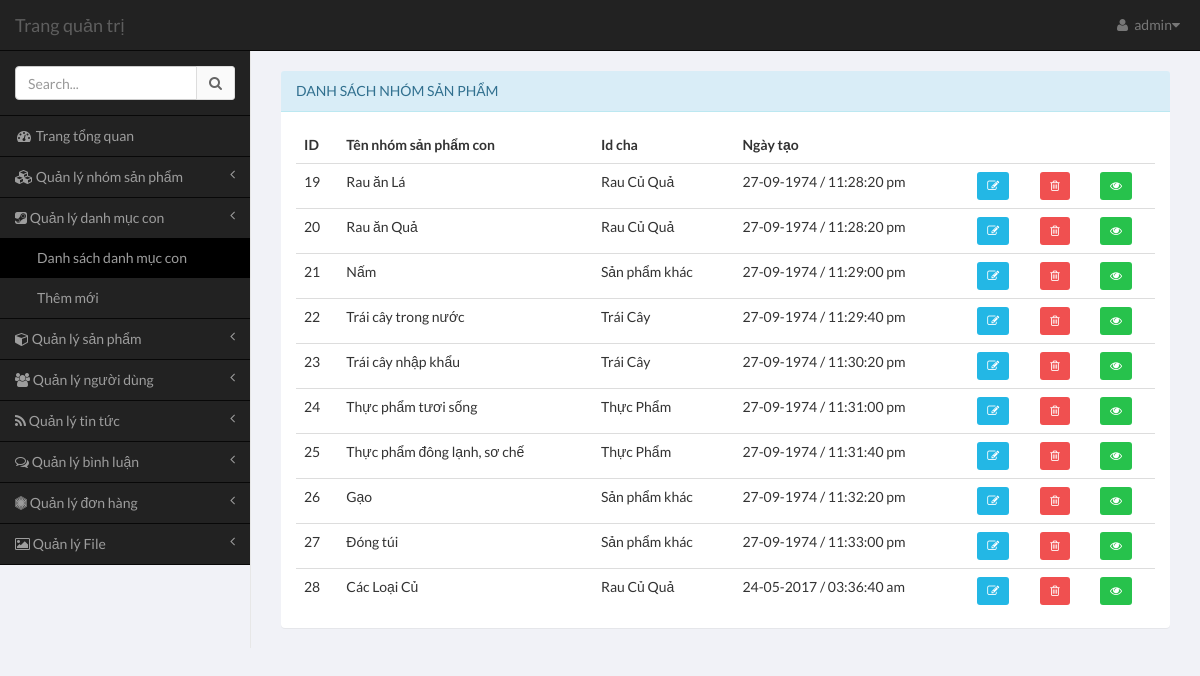
The page /admin/pages/index.php?module=subcate&action=list-subcate (signed in) on the database its author committed.
### tables this page shows
CREATE TABLE `subcategory` (
  `subcate_id` int(11) NOT NULL,
  `subcate_name` varchar(100) NOT NULL,
  `parent_id` int(11) NOT NULL,
  `description` varchar(255) DEFAULT NULL,
  `status` tinyint(6) DEFAULT '1',
  `created_date` int(11) DEFAULT NULL
);

### common/database.php (called while the page is built, shortened)
<?php
$mysqli = mysqli_connect(DB_HOST, DB_USER, DB_PASS, DB_NAME);
mysqli_set_charset($mysqli,"utf8");
function get_all($table,$fiels_name = false,$field_val = false,$limit = false){
	global $mysqli;
	$data = [];
	$sql = "SELECT * FROM $table";
	$res = mysqli_query($mysqli,$sql);
	if ($res && mysqli_num_rows($res)) {
		while ($row = mysqli_fetch_assoc($res)) {
			$data[] = $row;
		}
	}
	return $data;
}
?>

### admin/pages/modules/subcate/list-subcate.php (the view)
<?php
$cats = get_all('subcategory');
?>
<div class="row" >
	<div class="col-xs-12">
		<section class="panel panel-info" style="margin-top: 20px;">
			<header class="panel-heading">
				Danh sách nhóm sản phẩm
			</header>
			<div class="panel-body table-responsive">
				<table class="table table-hover">
					<thead>
						<tr>
							<th>ID</th>
							<th>Tên nhóm sản phẩm con</th>
							<th>Id cha</th>
							<th>Ngày tạo</th>
							<th></th>
							<th></th>
							<th></th>
						</tr>
					</thead>
					<tbody>
						<?php if($cats) :
						foreach ($cats as $row) :
							?>
						<tr>
							<td><?php echo $row['subcate_id']; ?></td>
							<td><?php echo $row['subcate_name']; ?></td>
							<?php if($row['parent_id'] == 1){
								$st = 'Rau Củ Quả' ;
							}else if ($row['parent_id'] == 2) {
								$st = 'Trái Cây' ;
							}else if ($row['parent_id'] == 3) {
								$st = 'Thực Phẩm' ;
							}else  {
								$st = 'Sản phẩm khác' ;
							} ?>
							<td><?php echo $st ?></td>
							<td><?php echo date('d-m-Y / h:i:s a',$row['created_date']); ?></td>
							<td>
								<a href="<?php to('subcate','edit-subcate',$row['subcate_id']) ?>" type="button" class="btn btn-sm btn-info" title="Sửa">
									<i class="fa fa-pencil-square-o"></i>
								</a>
							</td>
							<td>
								<a href="<?php to('subcate','delete-subcate',$row['subcate_id']) ?>" title="Xóa" type="button" class="btn btn-sm btn-danger" onclick="return confirm('Are you sure ? ')">
									<i class="fa fa-trash-o" ></i>
								</a>
							</td>
							<td>
								<a href="<?php to('subcate','view-subcate',$row['subcate_id']) ?>" type="button" class="btn btn-sm btn-success" title="Xem chi tiết">
									<i class="fa fa-eye" ></i>
								</a>
							</td>
						</tr>
					<?php endforeach; endif; ?>
				</tbody>
			</table>
		</div>
	</section>
</div>
</div>

### rows shown on the page
subcategory: subcate_id "19", subcate_name "Rau ăn Lá", parent "Rau Củ Quả", created_date "27-09-1974 / 11:28:20 pm"
subcategory: subcate_id "20", subcate_name "Rau ăn Quả", parent "Rau Củ Quả", created_date "27-09-1974 / 11:28:20 pm"
subcategory: subcate_id "21", subcate_name "Nấm", parent "Sản phẩm khác", created_date "27-09-1974 / 11:29:00 pm"
subcategory: subcate_id "22", subcate_name "Trái cây trong nước", parent "Trái Cây", created_date "27-09-1974 / 11:29:40 pm"
subcategory: subcate_id "23", subcate_name "Trái cây nhập khẩu", parent "Trái Cây", created_date "27-09-1974 / 11:30:20 pm"
subcategory: subcate_id "24", subcate_name "Thực phẩm tươi sống", parent "Thực Phẩm", created_date "27-09-1974 / 11:31:00 pm"
subcategory: subcate_id "25", subcate_name "Thực phẩm đông lạnh, sơ chế", parent "Thực Phẩm", created_date "27-09-1974 / 11:31:40 pm"
subcategory: subcate_id "26", subcate_name "Gạo", parent "Sản phẩm khác", created_date "27-09-1974 / 11:32:20 pm"
subcategory: subcate_id "27", subcate_name "Đóng túi", parent "Sản phẩm khác", created_date "27-09-1974 / 11:33:00 pm"
subcategory: subcate_id "28", subcate_name "Các Loại Củ", parent "Rau Củ Quả", created_date "24-05-2017 / 03:36:40 am"

### other values the page prints
$user['username'] "admin"
